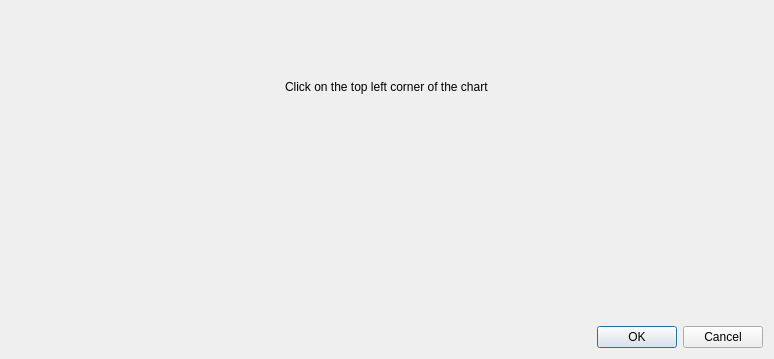
<?xml version="1.0" encoding="UTF-8"?>
<ui version="4.0">
 <class>top_left_dialog</class>
 <widget class="QDialog" name="top_left_dialog">
  <property name="geometry">
   <rect>
    <x>0</x>
    <y>0</y>
    <width>774</width>
    <height>359</height>
   </rect>
  </property>
  <property name="windowTitle">
   <string>Click Please</string>
  </property>
  <layout class="QHBoxLayout" name="horizontalLayout">
   <item>
    <layout class="QVBoxLayout" name="top_left_dialog_layout">
     <item alignment="Qt::AlignHCenter|Qt::AlignVCenter">
      <widget class="QLabel" name="info_text">
       <property name="text">
        <string>Click on the top left corner of the chart</string>
       </property>
      </widget>
     </item>
     <item>
      <widget class="QLabel" name="top_left_img">
       <property name="text">
        <string/>
       </property>
       <property name="pixmap">
        <pixmap resource="../Nnav/resources/click_on_corners_dialog_resources.qrc">:/images/top_left.png</pixmap>
       </property>
       <property name="scaledContents">
        <bool>false</bool>
       </property>
       <property name="margin">
        <number>5</number>
       </property>
       <property name="indent">
        <number>5</number>
       </property>
      </widget>
     </item>
     <item>
      <widget class="QDialogButtonBox" name="cancelok_btn">
       <property name="orientation">
        <enum>Qt::Horizontal</enum>
       </property>
       <property name="standardButtons">
        <set>QDialogButtonBox::Cancel|QDialogButtonBox::Ok</set>
       </property>
      </widget>
     </item>
    </layout>
   </item>
  </layout>
 </widget>
 <resources>
  <include location="../Nnav/resources/click_on_corners_dialog_resources.qrc"/>
 </resources>
 <connections>
  <connection>
   <sender>cancelok_btn</sender>
   <signal>accepted()</signal>
   <receiver>top_left_dialog</receiver>
   <slot>accept()</slot>
   <hints>
    <hint type="sourcelabel">
     <x>248</x>
     <y>254</y>
    </hint>
    <hint type="destinationlabel">
     <x>157</x>
     <y>274</y>
    </hint>
   </hints>
  </connection>
  <connection>
   <sender>cancelok_btn</sender>
   <signal>rejected()</signal>
   <receiver>top_left_dialog</receiver>
   <slot>reject()</slot>
   <hints>
    <hint type="sourcelabel">
     <x>316</x>
     <y>260</y>
    </hint>
    <hint type="destinationlabel">
     <x>286</x>
     <y>274</y>
    </hint>
   </hints>
  </connection>
 </connections>
</ui>
